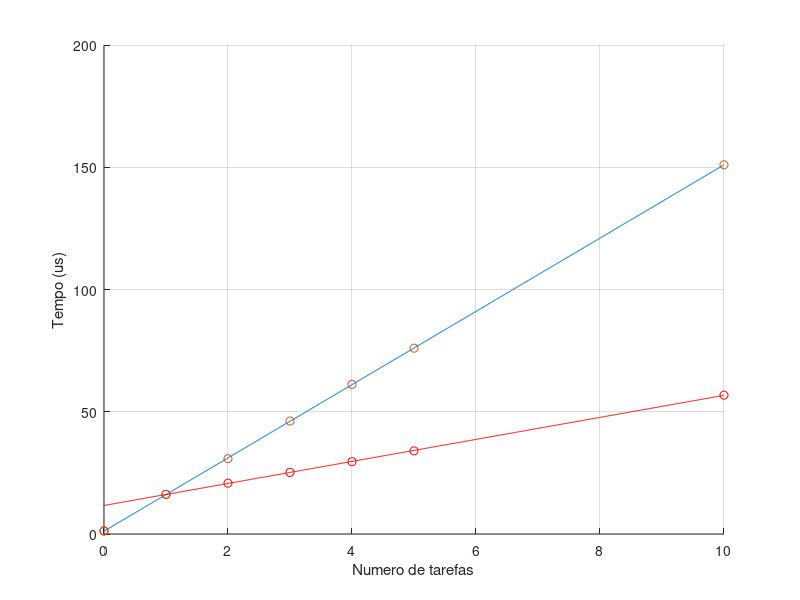

This chart was generated by the following MATLAB code:
% Medições de tempos de execução
% Atualização dos temporizadores

% Uma tarefa por temporizador
NumTemps1 =	 [0		1		2		3		4		5		10	];
Tempo1 =	 [1.24	16.2	30.8	46.2	61.2	76		151	]; % Tempo em us


% Tarefas partilham temporizador global 
NumTemps2 =	 [0		1		2		3		4		5		10	];
Tempo2 =	 [1.24	16.2	20.8	25.2	29.6	34		56.8]; % Tempo em us



% Sched_dispatch()
% Uma tarefa de prioridade 0 com NumPrioridades1 niveis de prioridade sem tarefas
NumPrioridades1 =	[1		2		3		4		5		10	];
Tempo3 =			[4.4	7.12	9.6		12.5	15.2	28.6];

% Uma tarefa de prioridade 0 com NumPrioridades2 niveis de prioridade com 1 tarefa cada (sem mudança de contexto)
NumPrioridades2 =	[1		2		3		4		5		10	];
Tempo4 =			[4.4	16.6	28.8	40.8	53.6	114	];

% Uma tarefa de prioridade 0 com NumPrioridades3 niveis de prioridade com 1 tarefa cada (com mudança de contexto)
NumPrioridades3 =	[1		2		3		4		5		10	];
Tempo5 =			[24.4	34.4	47		60		71		130	];

% Terminação de tarefa
% Terminar uma tarefa de um nivel de prioridade com NumTarefas1 tarefas nesse nivel de prioridade
NumTarefas1 =		[1		2		3		4		5		10	];
Tempo5 =			[53.8	56.3	60.1	63.7	67.2	90	];

% Sinalização de um sinal
% Tempo da função Sinais_sinaliza() com NumTarefas2 tarefas à espera nesse sinal
NumTarefas2 =		[1		2		3		4		5		10	];
Tempo6 =			[5.9	9.2		12.6	15.9	19.2	35.8];

% Outras medições
% Adicionar Tarefa - 57.5
% Espera Timer - 5.2 
% Sleep - 40
% Fim Sleep - 38
% Espera Sinal - 5.2
% Semaforo lock - 7.1
% Semaforo unlock - 2.5 

% Calculos
x = 0:0.01:10;
Temp_1pT = polyfit(NumTemps1, Tempo1, 1);
Temp_TG = polyfit(NumTemps2(2:length(Tempo2)), Tempo2(2:length(Tempo2)),1);
figure(1);
hold on
scatter(NumTemps2,Tempo2,'r');
scatter(NumTemps1,Tempo1);
plot(x,Temp_1pT(1)*x + Temp_1pT(2));
plot(x,Temp_TG(1)*x + Temp_TG(2),'r');
grid
ylabel('Tempo (us)');
xlabel('Numero de tarefas');


